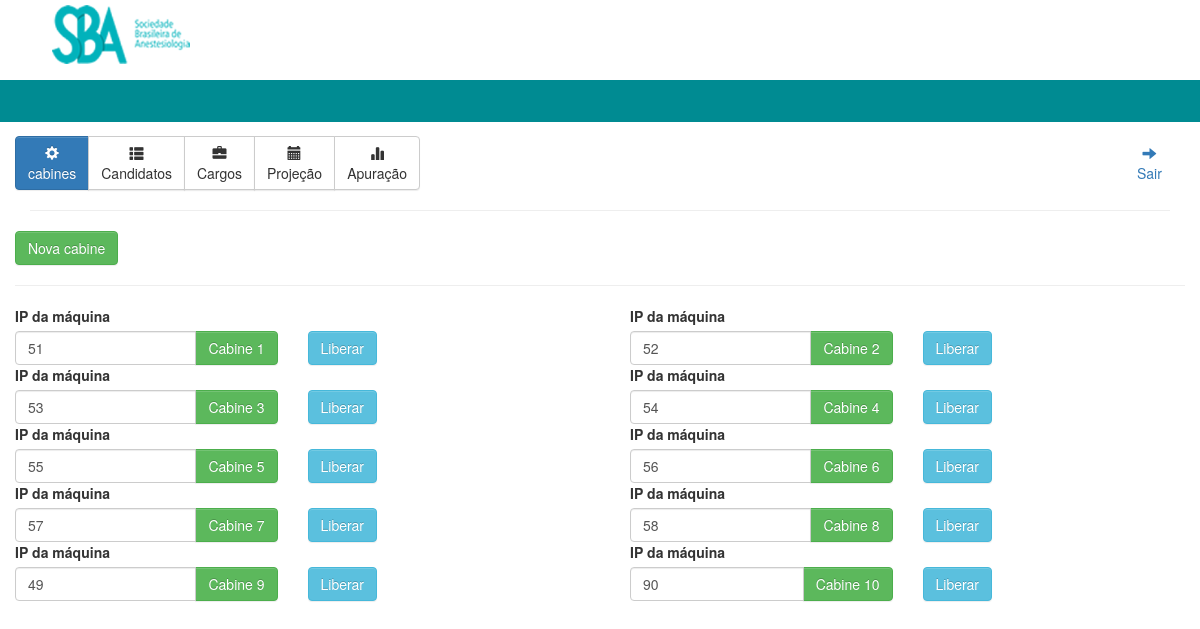
/admin/painel.php?controle=cabine (signed in), run on the app's committed database.
### tables this page shows
CREATE TABLE IF NOT EXISTS `cabines` (
  `id` int(11) NOT NULL AUTO_INCREMENT,
  `cabine` int(11) NOT NULL,
  `status` int(11) NOT NULL,
  `votante` int(11) NOT NULL,
  `ip` int(3) NOT NULL,
  PRIMARY KEY (`id`)
);

### admin/cabines.php (the view)
<div class="row" id="liberar">
  <?php
     $rs = mysqli_query($con, "select * from cabines limit 0,10");
     if(mysqli_num_rows($rs) > 0){
         while($rw = mysqli_fetch_assoc($rs)){
  ?>
   <div class="col-md-6">
   <div class="form-group">
     <div class="col-md-6">
       <label class="control-label">IP da máquina</label>
       <div class="cabines input-group">
         <input type="number" name="ip" value="<?php print $rw['ip'] ?>" class="form-control">
         <span class="input-group-btn"> <a href="javascript:void(0)" class="btn btn-success lalocar" valor="<?php print $rw['cabine'] ?>">Cabine <?php print $rw['cabine'] ?></a> </span>
       </div>
    </div>
    <div class="col-md-6">
      <a href="javascript:void(0)" class="btn btn-info cab" cabine="<?php print $rw['cabine'] ?>" ip="<?php print $rw['ip'] ?>" style="margin-top: 25px;">Liberar</a>
    </div>
   </div>
   </div>
   <?php
   }
 }

### resources/php/header_adm.php (shortened to what this page needs)
<!doctype html>
<html>
<head>
<link rel="stylesheet" type="text/css" href="/assembleia/resources/css/CSSreset.min.css">
<link rel="stylesheet" type="text/css" href="/assembleia/resources/css/bootstrap-theme.min.css">
<link rel="stylesheet" type="text/css" href="/assembleia/resources/css/bootstrap-theme.css">
<link rel="stylesheet" type="text/css" href="/assembleia/resources/css/bootstrap.min.css">
<link rel="stylesheet" type="text/css" href="/assembleia/resources/css/bootstrap.css">
<link rel="stylesheet" type="text/css" href="/assembleia/resources/jquery-ui-1.11.4/jquery-ui.min.css">
</head>
<body>
<div class="container">
  <div class="row">
    <div class="col-sm-3 col-md-3 col-xs-3"><img src="../resources/images/logomarca_sba.png" style="width: 12em;"/></div>
  </div>
</div>
<div>
  <nav role="navigation" style="background-color: #008b92; margin: 1em 0; height: 3em;"> &nbsp; </nav>
</div>
<div class="container principal">

### admin/painel.php (shortened to what this page needs)
<?php
  include("../resources/php/header_adm.php");
  $con = conexao('ELEICAOCARGOS');
  $controle = isset($_GET['controle']) ? mysqli_real_escape_string($con, $_GET['controle']) : header("location:?controle=cabine");
?>
  <div class="row">
    <div class="btn-group menu">
      <a href="?controle=cabine" class="btn cabine"><i class="glyphicon glyphicon-cog"></i> <br> cabines</a>
      <a href="?controle=candidato" class="btn candidato"><i class="glyphicon glyphicon-th-list"></i> <br> Candidatos</a>
      <a href="?controle=cargos" class="btn cargo"><i class="glyphicon glyphicon-briefcase"></i> <br> Cargos</a>
      <a href="?controle=projecao" class="btn projecao"><i class="glyphicon glyphicon-calendar"></i> <br> Projeção</a>
	  <a href="?controle=apuracao" class="btn apuracao"><i class="glyphicon glyphicon-stats"></i> <br> Apuração</a>
	</div>
	<a href="logoff.php" class="btn" style="margin-left:700px;"><i class="glyphicon glyphicon-arrow-right"></i> <br> Sair</a>
  </div>
  <div class="row">
    <div class="col-md-12">  <hr> </div>
	<?php
	switch($controle){
		case "cabine":?>
			<div class="row">
				<div class="col-xs-12 col-sm-12 col-md-12">
					<button class="btn btn-success nova-cabine">Nova cabine</button>
				</div>
				<div class="col-md-12">  <hr> </div>
			</div>
			<div class="row"><?php include("cabines.php"); ?> </div>
<?php		break;
	}
	?>
  </div>

### resources/php/header_adm.php (style rules this page uses)
html, body { height: 100%; }

### data on the page
cabines: ip "51", cabine "1"
cabines: ip "52", cabine "2"
cabines: ip "53", cabine "3"
cabines: ip "54", cabine "4"
cabines: ip "55", cabine "5"
cabines: ip "56", cabine "6"
cabines: ip "57", cabine "7"
cabines: ip "58", cabine "8"
cabines: ip "49", cabine "9"
cabines: ip "90", cabine "10"
